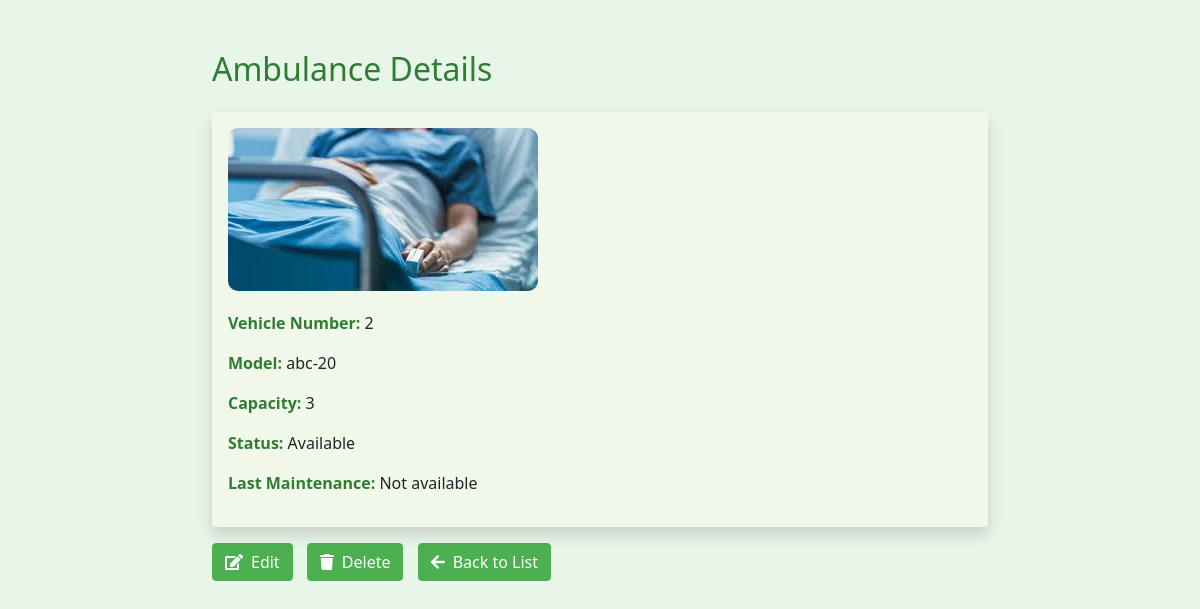
/ambulances/2/, run on the app's committed database.
### hospital/models.py (models this page shows, shortened)
class Ambulance(models.Model):
    vehicle_number = models.CharField(max_length=20, unique=True)
    model = models.CharField(max_length=100)
    capacity = models.PositiveIntegerField()
    STATUS_CHOICES = [
        ('available', 'Available'),
        ('on_call', 'On Call'),
        ('maintenance', 'Under Maintenance'),
    ]
    status = models.CharField(max_length=20, choices=STATUS_CHOICES,
                              default='available')
    last_maintenance = models.DateField(null=True, blank=True)
    photo = models.ImageField(upload_to='ambulance_photos/',
                              null=True, blank=True)

### hospital/views.py (the view)
# urls.py: path('ambulances/<int:pk>/', views.AmbulanceDetailView.as_view(), name='ambulance_detail'),
class AmbulanceDetailView(DetailView):
    model = Ambulance
    template_name = 'hospital/ambulance_detail.html'
    context_object_name = 'ambulance'

### hospital/templates/hospital/ambulance_detail.html (shortened to what this page needs)
<!DOCTYPE html>
<html lang="en">
<head>
    <link href="https://cdn.jsdelivr.net/npm/bootstrap@5.1.3/dist/css/bootstrap.min.css" rel="stylesheet">
    <link href="https://cdnjs.cloudflare.com/ajax/libs/font-awesome/5.15.4/css/all.min.css" rel="stylesheet">
</head>
<body>
    <div class="container">
        <h2 class="text-primary mb-4">Ambulance Details</h2>
        <div class="card shadow">
            <div class="card-body">
                {% if ambulance.photo %}
                    <img src="{{ ambulance.photo.url }}" alt="Ambulance Photo" class="ambulance-photo">
                {% else %}
                    <p class="text-muted">No photo available</p>
                {% endif %}
                <p><strong class="text-primary">Vehicle Number:</strong> {{ ambulance.vehicle_number }}</p>
                <p><strong class="text-primary">Model:</strong> {{ ambulance.model }}</p>
                <p><strong class="text-primary">Capacity:</strong> {{ ambulance.capacity }}</p>
                <p><strong class="text-primary">Status:</strong> {{ ambulance.get_status_display }}</p>
                <p><strong class="text-primary">Last Maintenance:</strong> {{ ambulance.last_maintenance|default:"Not available" }}</p>
            </div>
        </div>
        <div class="mt-3">
            <a href="{% url 'ambulance_update' ambulance.id %}" class="btn btn-warning">
                <i class="fas fa-edit me-2"></i>Edit
            </a>
            <a href="{% url 'ambulance_delete' ambulance.id %}" class="btn btn-danger">
                <i class="fas fa-trash me-2"></i>Delete
            </a>
            <a href="{% url 'ambulance_list' %}" class="btn btn-secondary">
                <i class="fas fa-arrow-left me-2"></i>Back to List
            </a>
        </div>
    </div>
</body>
</html>

### hospital/templates/hospital/ambulance_detail.html (style rules this page uses)
body { background-color: #e8f5e9; }
.container { max-width: 800px; margin-top: 50px; }
.card { border: none; box-shadow: 0 0.5rem 1rem rgba(0, 0, 0, 0.15); background-color: #f1f8e9; }
.btn { margin-right: 10px; }
.text-primary { color: #2e7d32 !important; }
.btn-warning, .btn-danger, .btn-secondary { background-color: #4CAF50; border-color: #4CAF50; color: white; }
.ambulance-photo { max-width: 100%; height: auto; border-radius: 10px; margin-bottom: 20px; }

### data on the page
Ambulance: photo (picture), vehicle_number "2", model "abc-20", capacity "3", status "Available", last_maintenance "Not available"
